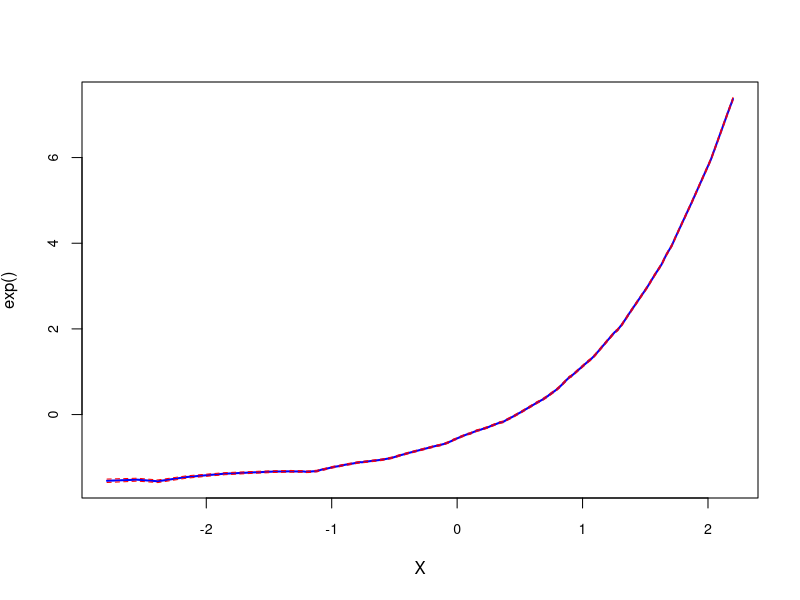
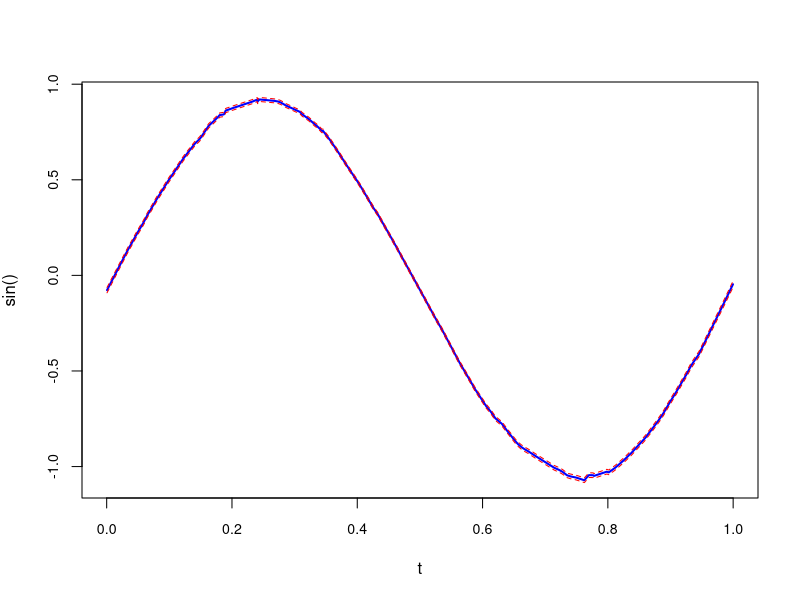
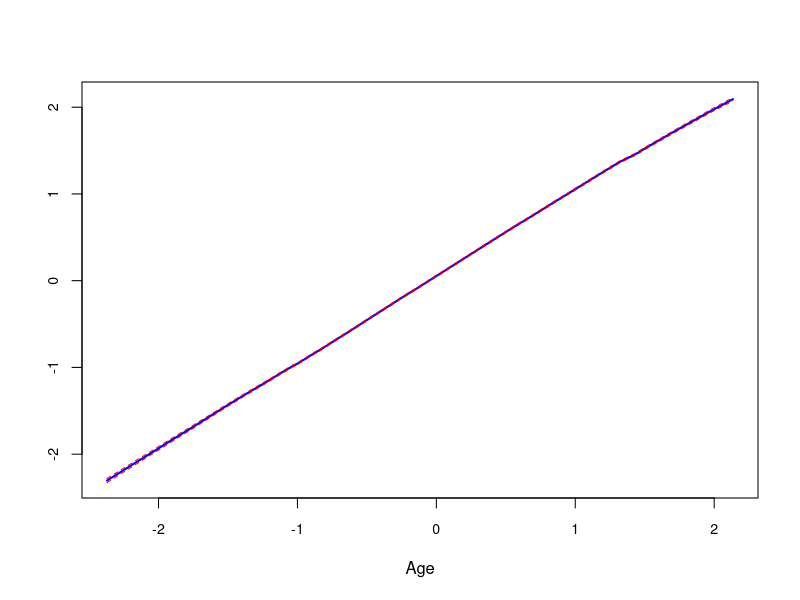
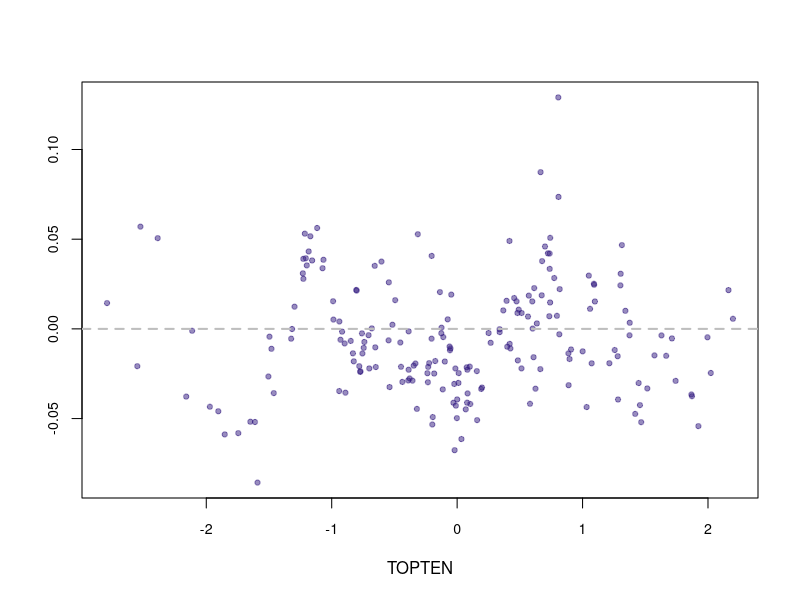
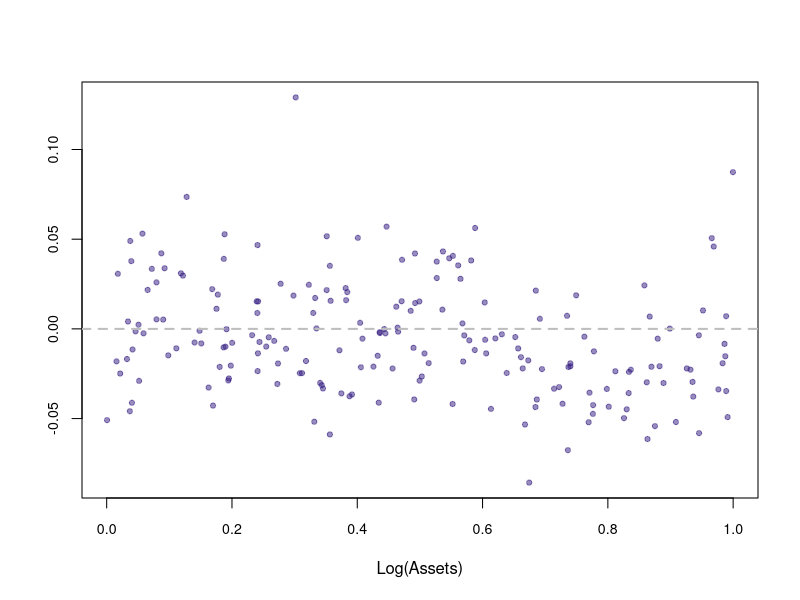
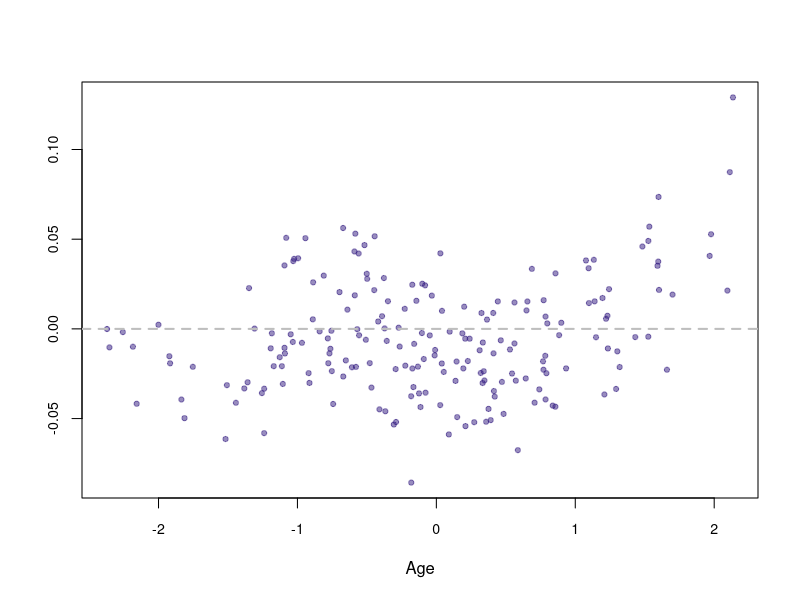

These charts were generated, in order, by the following R code: (Note: this script raises an error after producing the figures.)
################################################################
####Nonparameterric estimatiom of the addtive quantile model####
################################################################
#----------------------------------------------------------------
#Description:   this is a demo estimating addtive quantile model,
#               the program is derived from "Nonparameteric Estimation
#               of an Additive Quantile Regression Model" on JASA.
#               The code inspired by Joel L. Horowitz, the author of
#               foregoing paper on JASA, can be wrapped to be a function.
#Model:         y = exp(x)+sin(2*pi*t)+z+random_term
#----------------------------------------------------------------
#Author:        Guosheng Xu
#Insititution:  Zhejinag University of Fiance & Economics
#Date:          26/03/2015
#--------------------------------------------------------
##################################
###Generate the Random Variable###
##################################
set.seed(20150326)
n = 200
x = rnorm(n)
t = runif(n)
z = rnorm(n)
y = exp(x)+sin(2*pi*t)+z+rnorm(1)
#################################
library(KernSmooth)
library(quantreg)
library(splines)

###############################
### User-Defined Function   ###
###############################

# This routine is to compute a truncated, normalized standard normal density (truncated at 3 times sigma).

dtnorm <- function(u) {
  tmp1 <- dnorm(u)*(abs(u)<3.5)
  tmp2 <- 1 - 2*pnorm(3.5, mean=0, sd=1, lower.tail = FALSE, log.p = FALSE)
  fv <- tmp1/tmp2
  fv
}

# This routine is to compute the local linear quantile regression estimator.

lprq <- function(x, y, h, xx, tau) {
  fv <- xx
  for (i in 1:length(xx)){
    z1 <- x - xx[i]
    wx <- dtnorm(z1/h)
    r <- rq(y ~ z1, weights = wx, tau = tau, ci = FALSE)
    fv[i] <- r$coef[1]
  }
  fv
}

# This routine is to compute the kernel density estimator when X is one-dimensional.

kde1 <- function(x, h, xx) {
  fv <- xx
  for (i in 1:length(xx)){
    z1 <- x - xx[i]
    wx <- dtnorm(z1/h)
    r <- sum(wx)/(length(x)*h)
    fv[i] <- r
  }
  fv
}

# This routine is to compute the kernel density estimator when X is two-dimensional.

kde2 <- function(x1, x2, h1, h2, xx1, xx2) {
  fv <- xx1
  for (i in 1:length(xx1)){
    z1 <- x1 - xx1[i]
    z2 <- x2 - xx2[i]
    wx <- dtnorm(z1/h1)*dtnorm(z2/h2)
    r <- sum(wx)/(length(x1)*h1*h2)
    fv[i] <- r
  }
  fv
}


###############################
###    Data Loading         ###
###############################

y <- y
xx1 <- x
xx2 <- t
xx3 <- z
#xx4 <- f


x1 <- (xx1-mean(xx1))/sd(xx1)
x2 <- (xx2-mean(xx2))/sd(xx2)
x3 <- (xx3-mean(xx3))/sd(xx3)
#x4 <- (xx4-mean(xx4))/sd(xx4)


###############################
### Model Specification     ###
###############################


n <- length(y) # sample size
tau0 <- 0.5      # quantile of interest
deg <- 3         # cubic splines



########################################
### Choosing a best kappa using QBIC ###
########################################



best_k <- 3 # kappa that minimizes QBIC 




################################################################################
### Choosing bandwidths using a rule-of-thumb (Fan and Gijbels, 1996, p.202) ###
################################################################################

x1_2 <- x1^2
x1_3 <- x1^3
x1_4 <- x1^4
x2_2 <- x2^2
x2_3 <- x2^3
x2_4 <- x2^4
x3_2 <- x3^2
x3_3 <- x3^3
x3_4 <- x3^4
#x4_2 <- x4^2
#x4_3 <- x4^3
#x4_4 <- x4^4

#pqr <- rq(y ~ x1+x1_2+x1_3+x1_4+x2+x2_2+x2_3+x2_4+x3+x3_2+x3_3+x3_4+x4+x4_2+x4_3+x4_4, tau = tau0, ci = FALSE) 

pqr <- rq(y ~ x1+x1_2+x1_3+x1_4+x2+x2_2+x2_3+x2_4+x3+x3_2+x3_3+x3_4, tau = tau0, ci = FALSE) 
pb <- coef(pqr)
pqre <- resid(pqr)
qre <- quantile(pqre, probs = tau0)
h_kde <- 1.06*sd(pqre)*n^(-1/5)   
qrd <- kde1(pqre,h_kde, qre)    

dev2_x1 <- pb[3]*2 + pb[4]*(6*x1) + pb[5]*(12*x1^2)  
dev2_x2 <- pb[7]*2 + pb[8]*(6*x2) + pb[9]*(12*x2^2) 
dev2_x3 <- pb[11]*2 + pb[12]*(6*x3) + pb[13]*(12*x3^2)  
#dev2_x4 <- pb[15]*2 + pb[16]*(6*x4) + pb[17]*(12*x4^2) 

w_x1 <- (abs(x1) <= 2)  
w_x2 <- (abs(x2) <= 2)
w_x3 <- (abs(x3) <= 2)  
#w_x4 <- (abs(x4) <= 2)

c_x <- tau0*(1-tau0)*4
num <- c_x/(qrd^2)
den <- (dev2_x1^2)*w_x1
den_x1 <- sum(den)
den <- (dev2_x2^2)*w_x2
den_x2 <- sum(den)
den <- (dev2_x3^2)*w_x3
den_x3 <- sum(den)
#den <- (dev2_x4^2)*w_x4
#den_x4 <- sum(den)

h1 <- 0.776*((num/den_x1)^(1/5))  # Bandwidth
h2 <- 0.776*((num/den_x2)^(1/5))  # Bandwidth  
h3 <- 0.776*((num/den_x3)^(1/5))  # Bandwidth
#h4 <- 0.776*((num/den_x4)^(1/5))  # Bandwidth  






############################################
### Construction Approximating functions ###
############################################

k <- best_k + 1                    # overfitting  

z1 <- bs(x1, df = k, degree = deg)  # B-splines with kappa_n = k
for (i in 1:k){                     # Normalization (sample mean zero assumption)
  z1[,i] <- z1[,i] - mean(z1[,i])
}

z2 <- bs(x2, df = k, degree = deg)
for (i in 1:k){
  z2[,i] <- z2[,i] - mean(z2[,i])
}

z3 <- bs(x3, df = k, degree = deg)
for (i in 1:k){
  z3[,i] <- z3[,i] - mean(z3[,i])
}

#z4 <- bs(x4, df = k, degree = deg)
#for (i in 1:k){
# z4[,i] <- z4[,i] - mean(z4[,i])
#}





######################################
### First-Stage Series Estimation  ###
######################################

fit <- rq(y ~ z1+z2+z3, tau = tau0, ci = FALSE)

b <- coef(fit)
b0 <- b[1]                # Intercept term
b <- b[2:length(b)]  
b1 <- b[1:k]              # Coefficients for f1
b2 <- b[(k+1):(2*k)]      # Coefficients for f2
b3 <- b[((2*k)+1):(3*k)]  # Coefficients for f3
#b4 <- b[((3*k)+1):(4*k)]  # Coefficients for f4


f1h <- z1%*%b1        # Series estimates of f1
f2h <- z2%*%b2        # Series estimates of f2
f3h <- z3%*%b3        # Series estimates of f3
#f4h <- z4%*%b4        # Series estimates of f4



############################################
### Second-Stage Local Linear Estimation ###
############################################

ys1 <- y - b0 - f2h - f3h    


f1hat <- lprq(x1, ys1, h1, x1, tau0)

u1 <- ys1 - f1hat
hu1 <- sd(u1)*(n^(-1/6))
hx1 <- n^(-1/6)
hx <- n^(-1/5)
u00 <- (1:n)*0 
tmp1 <- kde2(u1, x1, hu1, hx1, u00, x1)
tmp2 <- kde1(x1, hx, x1)
tmp3 <- (tmp1^2)/tmp2

se1 <- sqrt(0.1407*tau0*(1-tau0)/(tmp3*n*h1))
lb1 <- f1hat - 1.645*se1
ub1 <- f1hat + 1.645*se1

############################################       

ys2 <- y - b0 - f1h - f3h   


f2hat <- lprq(x2, ys2, h2, x2, tau0)

u2 <- ys2 - f2hat
hu2 <- sd(u2)*(n^(-1/6))
hx2 <- n^(-1/6)
hx <- n^(-1/5)
u00 <- (1:n)*0 
tmp1 <- kde2(u2, x2, hu2, hx2, u00, x2)
tmp2 <- kde1(x2, hx, x2)
tmp3 <- (tmp1^2)/tmp2

se2 <- sqrt(0.1407*tau0*(1-tau0)/(tmp3*n*h2))
lb2 <- f2hat - 1.645*se2
ub2 <- f2hat + 1.645*se2

############################################       

ys3 <- y - b0 - f1h - f2h


f3hat <- lprq(x3, ys3, h3, x3, tau0)

u3 <- ys3 - f3hat
hu3 <- sd(u3)*(n^(-1/6))
hx3 <- n^(-1/6)
hx <- n^(-1/5)
u00 <- (1:n)*0 
tmp1 <- kde2(u3, x3, hu3, hx3, u00, x3)
tmp2 <- kde1(x3, hx, x3)
tmp3 <- (tmp1^2)/tmp2

se3 <- sqrt(0.1407*tau0*(1-tau0)/(tmp3*n*h3))
lb3 <- f3hat - 1.645*se3
ub3 <- f3hat + 1.645*se3


############################################
### Residuals after two-step estimation  ###
############################################

resid <- y - b0 - f1hat - f2hat - f3hat





#####################################################
###    Drawing Figures of Estimated Functions     ###
#####################################################   

tmp1 <- order(xx1)
tmp2 <- xx1[tmp1]
tmp3 <- f1hat[tmp1]
tlb1 <- lb1[tmp1]
tub1 <- ub1[tmp1]

tmp4 <- order(xx2)
tmp5 <- xx2[tmp4]
tmp6 <- f2hat[tmp4]
tlb2 <- lb2[tmp4]
tub2 <- ub2[tmp4]

tmp7 <- order(xx3)
tmp8 <- xx3[tmp7]
tmp9 <- f3hat[tmp7]
tlb3 <- lb3[tmp7]
tub3 <- ub3[tmp7]

#tmp10 <- order(xx4)
#tmp11 <- xx4[tmp10]
#tmp12 <- f4hat[tmp10]
#tlb4 <- lb4[tmp10]
#tub4 <- ub4[tmp10]




plot(tmp2, tmp3, ylim = c(min(tlb1),max(tub1)), type="l", col = "blue", xlab = expression(paste(X)), ylab = expression("exp()"), cex = 0.7, cex.axis = 0.85, lwd = 2)
lines(tmp2, tlb1,  lty=2, col = "red")
lines(tmp2, tub1,  lty=2, col = "red")


plot(tmp5, tmp6, ylim = c(min(tlb2),max(tub2)), type="l", col = "blue", xlab = expression(t), ylab = expression("sin()"), cex = 0.7, cex.axis = 0.85, lwd = 2)
lines(tmp5, tlb2,  lty=2, col = "red")
lines(tmp5, tub2,  lty=2, col = "red")

plot(tmp8, tmp9, ylim = c(min(tlb3),max(tub3)), type="l", col = "blue", xlab = " Age ", ylab = " ", cex = 0.7, cex.axis = 0.85, lwd = 2)
lines(tmp8, tlb3,  lty=2, col = "red")
lines(tmp8, tub3,  lty=2, col = "red")


#plot(tmp11, tmp12, ylim = c(min(tlb4),max(tub4)), type="l", col = "blue", xlab = " Leverage ", ylab = " ", cex = 0.7, cex.axis = 0.85)
#lines(tmp11, tlb4,  lty=2, col = "dark grey")
#lines(tmp11, tub4,  lty=2, col = "dark grey")
#lines(tmp11, tub4,  lty=2, col = "dark grey")
#lines(tmp11, tub4,  lty=2, col = "dark grey")


###########################################
###    Drawing Figures of Rediduals     ###
###########################################   


tmp1 <- order(xx1)
tmp2 <- xx1[tmp1]
tmp3 <- resid[tmp1]


tmp4 <- order(xx2)
tmp5 <- xx2[tmp4]
tmp6 <- resid[tmp4]

tmp7 <- order(xx3)
tmp8 <- xx3[tmp7]
tmp9 <- resid[tmp7]



plot(tmp2, tmp3, ylim = c(min(tmp3),max(tmp3)), type="p", col = rgb(0.2, 0.1, 0.5, 0.5), xlab = " TOPTEN ", ylab = " ", cex = 0.7, cex.axis = 0.85, pch = 19)
abline(h=0, col = "gray", lty = 2, lwd = 2)


plot(tmp5, tmp6, ylim = c(min(tmp6),max(tmp6)), type="p", col = rgb(0.2, 0.1, 0.5, 0.5), xlab = " Log(Assets) ", ylab = " ", cex = 0.7, cex.axis = 0.85, pch = 19)
abline(h=0,col = "gray", lty = 2, lwd = 2)


plot(tmp8, tmp9, ylim = c(min(tmp9),max(tmp9)), type="p", col = rgb(0.2, 0.1, 0.5, 0.5), xlab = " Age ", ylab = " ", cex = 0.7, cex.axis = 0.85, pch = 19)
abline(h=0, col = "gray", lty = 2, lwd = 2)

 
plot(tmp11, tmp12, ylim = c(min(tmp12),max(tmp12)), type="p", col = "blue", xlab = " Leverage ", ylab = " ", cex = 0.7, cex.axis = 0.85)
abline(h=0)
plot(tmp11, tmp12, ylim = c(min(tmp12),max(tmp12)), type="p", col = "blue", xlab = " Leverage ", ylab = " ", cex = 0.7, cex.axis = 0.85)
